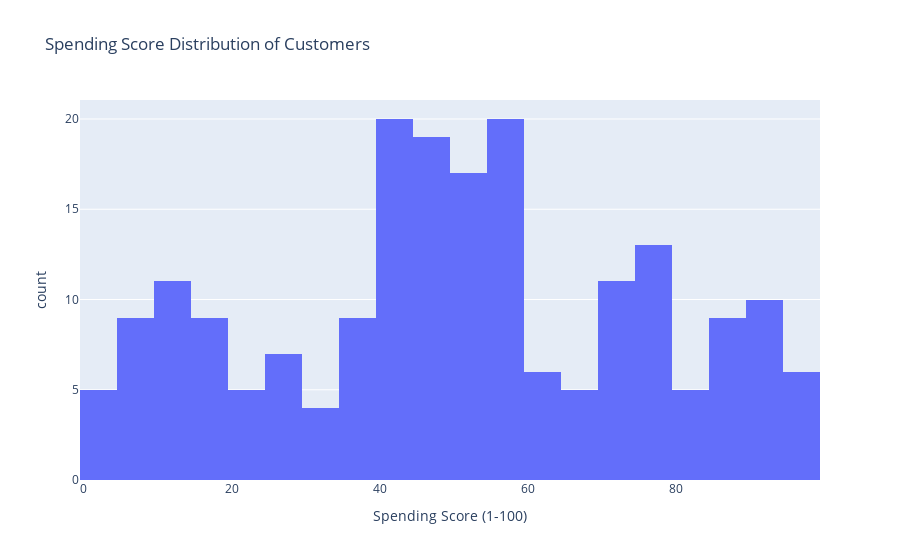

Notebook code cell kept with this figure:
### Code cell
px.histogram(df, x='Spending Score (1-100)', nbins=30, title='Spending Score Distribution of Customers')

### Figure 1 — Plotly figure (JSON) as saved in the notebook; plotly's stock layout.template omitted (floating-point values rounded to 4 significant figures; data arrays with more than 128 entries replaced by an {"elided": "..."} marker saying what was removed)
{"data": [{"bingroup": "x", "hovertemplate": "Spending Score (1-100)=%{x}<br>count=%{y}<extra></extra>", "legendgroup": "", "marker": {"color": "#636efa", "pattern": {"shape": ""}}, "name": "", "nbinsx": 30, "orientation": "v", "showlegend": false, "type": "histogram", "x": {"elided": "200 int values"}, "xaxis": "x", "yaxis": "y"}], "layout": {"barmode": "relative", "legend": {"tracegroupgap": 0}, "title": {"text": "Spending Score Distribution of Customers"}, "xaxis": {"anchor": "y", "domain": [0, 1], "title": {"text": "Spending Score (1-100)"}}, "yaxis": {"anchor": "x", "domain": [0, 1], "title": {"text": "count"}}}}
